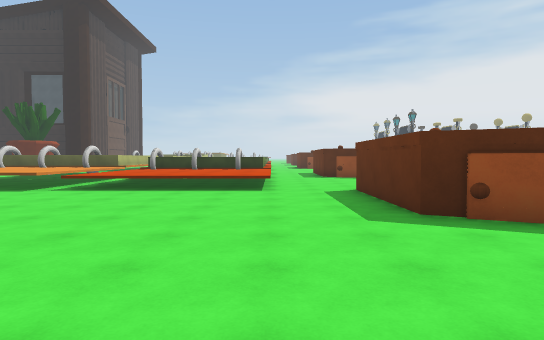
view 1 (above)

24 first-person views from a walk through a 3-D level made in the Unity game engine. The camera is 1.5 m above the floor, tilts 2° down and sees 75° across. The floor is counted in squares, 2 m on a side. Each view is taken from the middle of a square. On the plan, view 1 faces up. The plan holds only what a view shows up to about 11 squares ahead; the rest is blank. The place goes on beyond the plan. Some animated figures are not drawn. Surface patterns are stand-ins for the level's own textures.

view 2
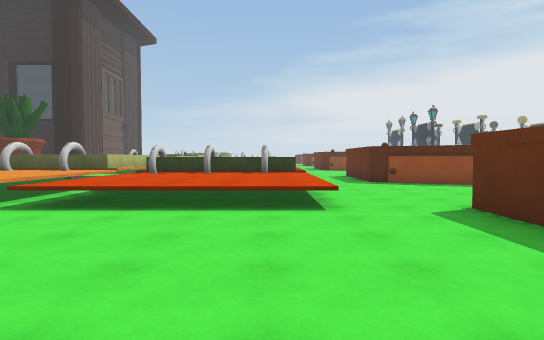

view 3
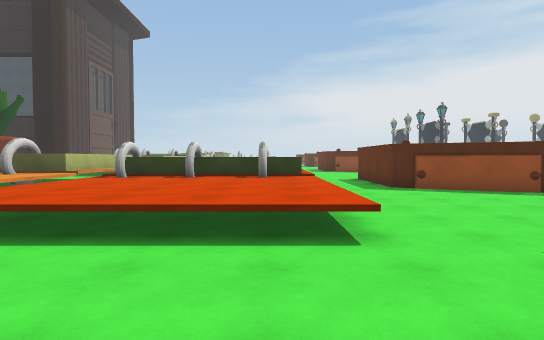

view 4
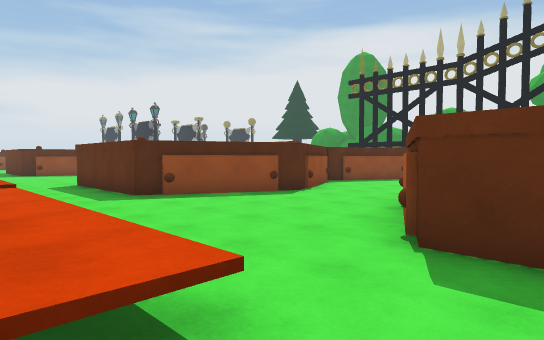

view 5
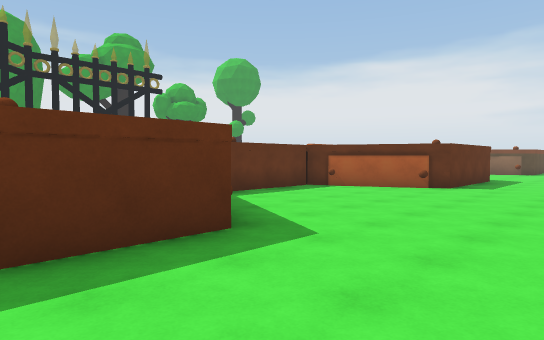

view 6
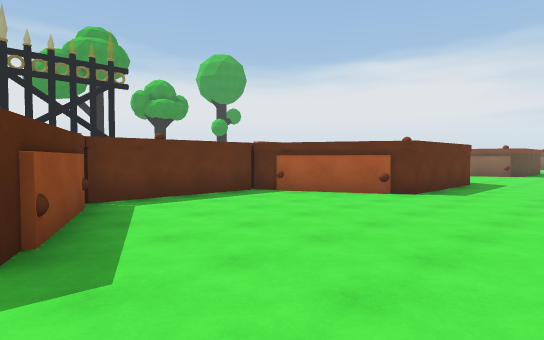

view 7
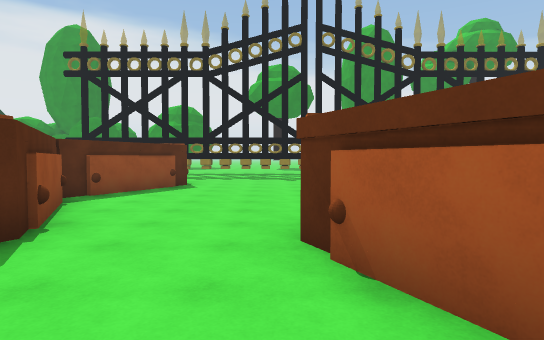

view 8
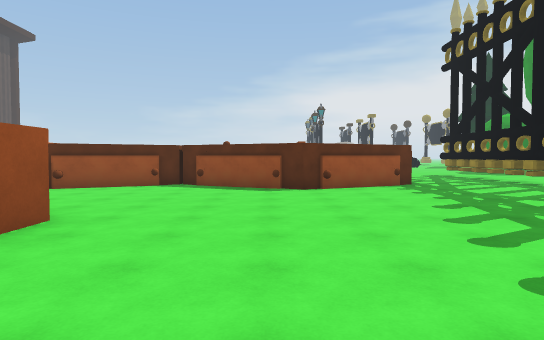

view 9
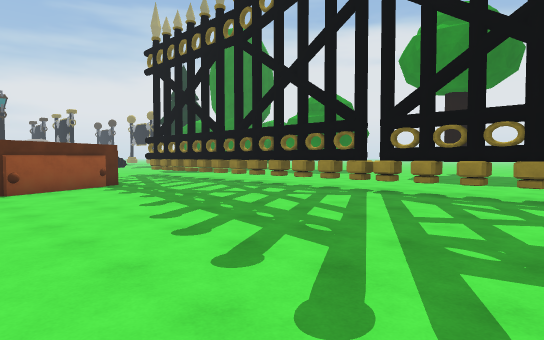

view 10
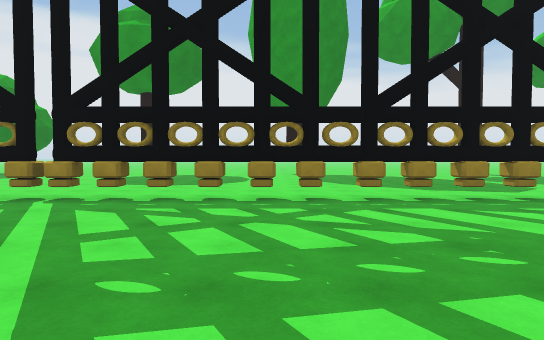

view 11
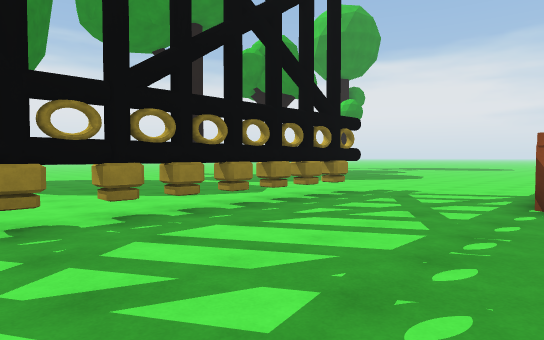

view 12
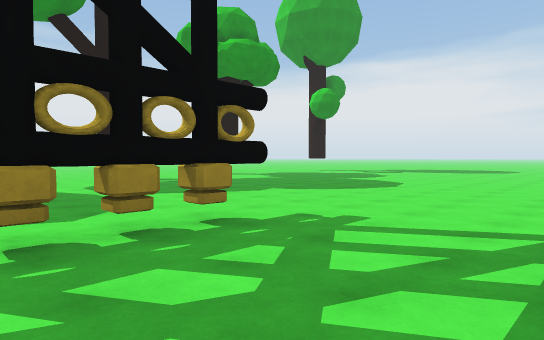

view 13
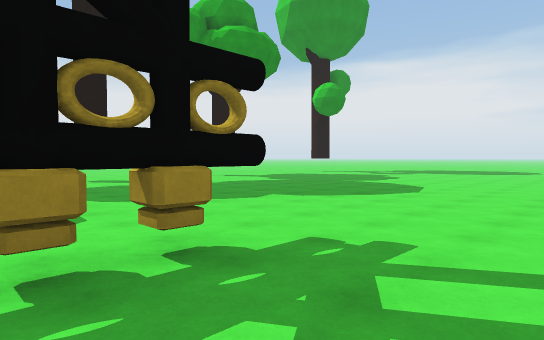

view 14
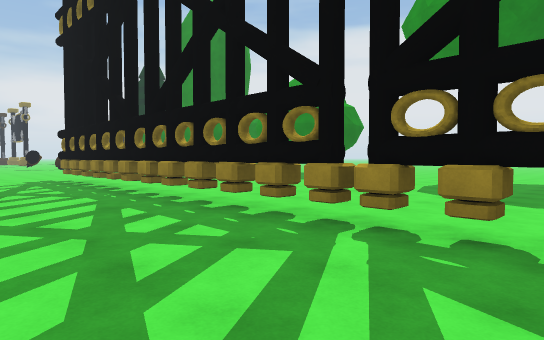

view 15
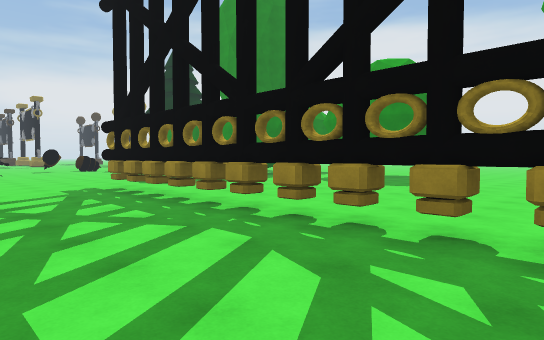

view 16
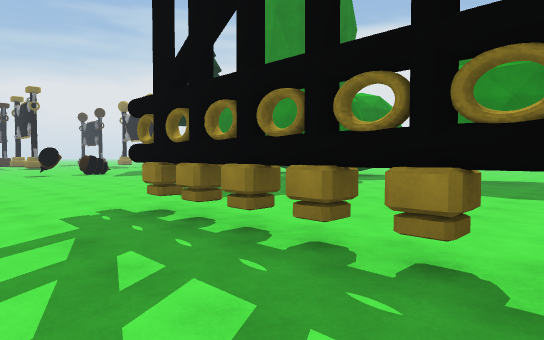

view 17
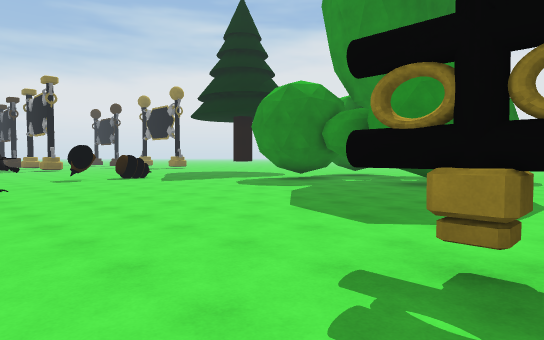

view 18
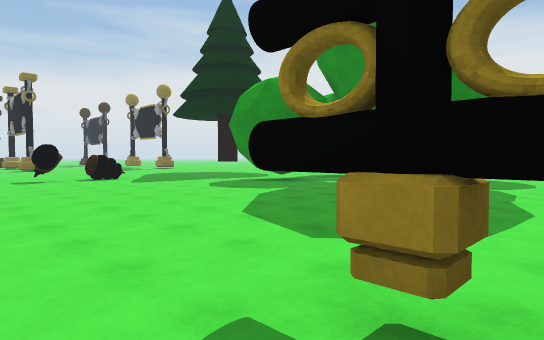

view 19
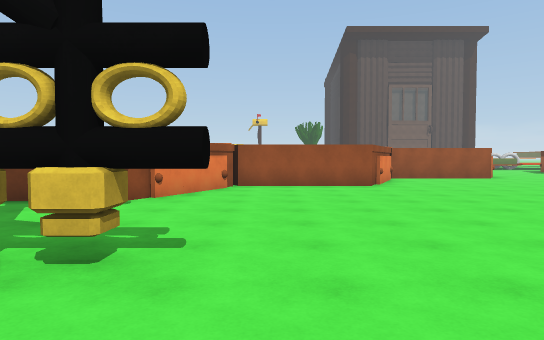

view 20
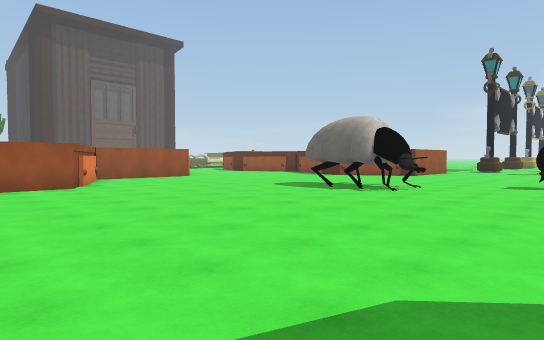

view 21
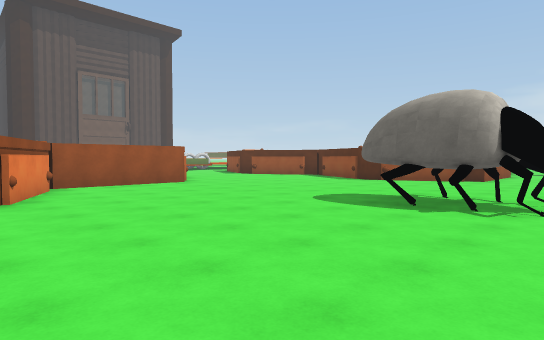

view 22
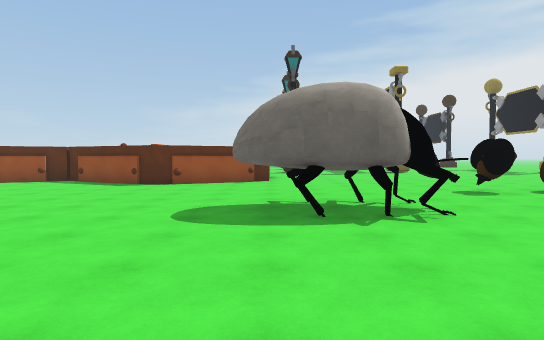

view 23
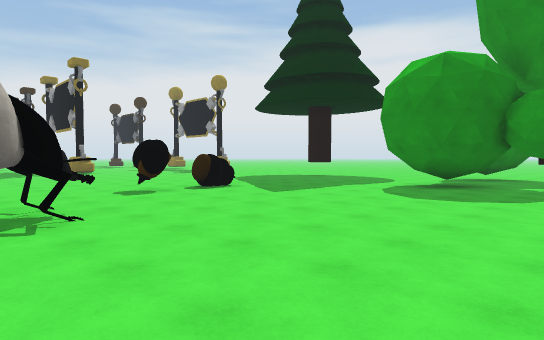

view 24
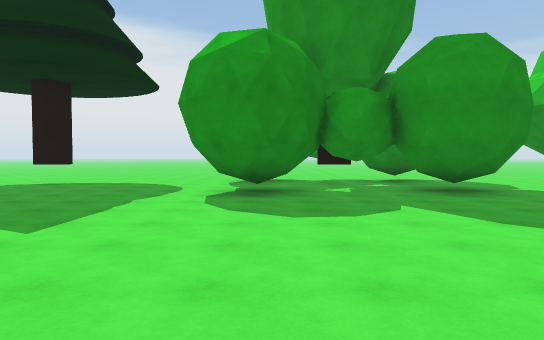

### Floor plan
Key: @ floor where view 1 was taken; # wall or solid block; x gap in a wall; . floor; = window, fence, low wall or low ledge; ^ raised ledge; T thing the floor can be seen under or through; B bones; O other object.
Columns run from 5 left of view 1 to 29 right of it. Each row starts with its distance up from view 1.
 35                     ^. ..
 34             ####  ^#.........    ..
 33             ....##...........   ...
 32              ...............  ...#.
 31               ...........#B........
 30               .....................
 29                .....OOO............
 28              ^......OOO............
 27              ^......OO........##
 26              ^................##
 25              ^.................##
 24              ###...............#
 23                ^#..............##
 22                 ^.............#####
 21                 ^..............# .
 20                 ^..................
 19       ..        ##.....T...........
 18       ..          ##...T......   ..
 17       .^            ^..T....
 16       .^            ^..T........
 15 =    =.^            ^..T........
 14 =    =.^^    ##    ^#..T.......
 13 ^##^#^..#####..####....T....  ...
 12 ^^^^^^.................T.........
 11 ^^^^^^.................T.....
 10 ^^^^^^.................T......
  9 ^^^^^^..###  ..........T......
  8 .^^^^..#^    #.........x.......
  7 .......#     ^.........T.......
  6 .......#      .........T.....
  5  ......#^      ........T.....
  4   ......##      .......T.....
  3   ........#       .....T....
  2    ........^       ....T......
  1     .......^       ....T......
  0      @.....^       ....T.....
 -1      ....##         ...T......
 -2      ..##^          ...T......
 -3      ..^            ^..T........
 -4      ..^            ^...........
 -5      ..^            ^...........
 -6       .#             ........
 -7       ..             .........
 -8                      .........
 -9                      ........
-10                      .......

Positions as (right, up) in squares from view 1, and headings:
1: (0, 0), facing up
2: (-1, 3), facing up
3: (-1, 5), facing up
4: (-1, 7), facing up-right
5: (-1, 7), facing down-right
6: (-1, 5), facing down-right
7: (2, 10), facing right
8: (11, 4), facing up
9: (11, 4), facing up-right
10: (12, 4), facing right
11: (14, 4), facing down-right
12: (15, 0), facing down-right
13: (16, -1), facing down-right
14: (15, 6), facing up-right
15: (15, 10), facing up-right
16: (16, 14), facing up-right
17: (16, 18), facing up-right
18: (17, 18), facing up-right
19: (21, 20), facing left
20: (21, 20), facing up-left
21: (18, 22), facing up-left
22: (15, 23), facing up
23: (16, 23), facing up-right
24: (18, 26), facing right
